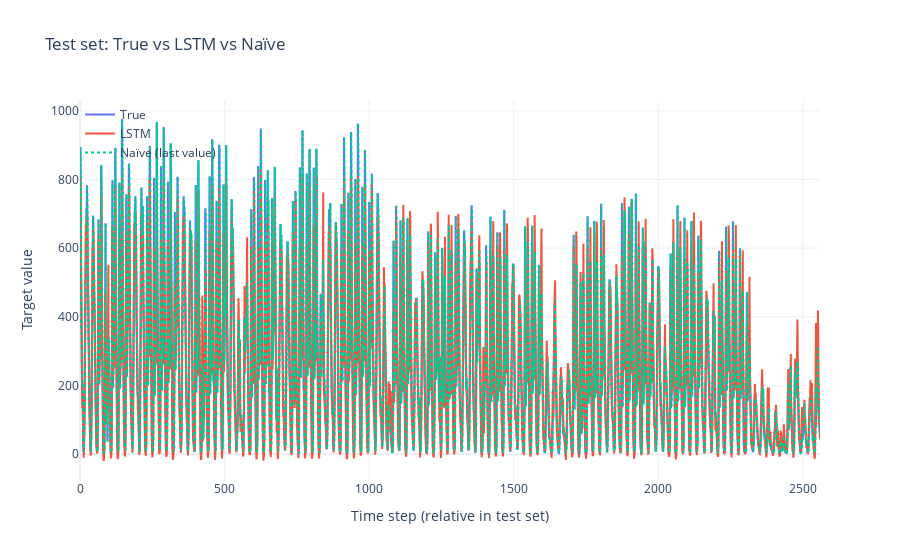

This figure's notebook cell:
### Code cell
# Prepare traces
trace_true = go.Scatter(
    y=ytrue_te,
    mode='lines',
    name='True'
)

trace_lstm = go.Scatter(
    y=yhat_te,
    mode='lines',
    name='LSTM'
)

trace_naive = go.Scatter(
    y=scaler_y.inverse_transform(X_te[:, -1, 0].reshape(-1,1)).ravel(),
    mode='lines',
    name='Naïve (last value)',
    line=dict(dash='dot')
)

# Build the figure
fig = go.Figure([trace_true, trace_lstm, trace_naive])
fig.update_layout(
    title="Test set: True vs LSTM vs Naïve",
    xaxis_title="Time step (relative in test set)",
    yaxis_title="Target value",
    template="plotly_white",
    legend=dict(x=0, y=1, bgcolor='rgba(0,0,0,0)')
)

fig.show()

### Figure 1 — Plotly figure (JSON) as saved in the notebook; plotly's stock layout.template omitted (floating-point values rounded to 4 significant figures; data arrays with more than 128 entries replaced by an {"elided": "..."} marker saying what was removed)
{"data": [{"mode": "lines", "name": "True", "type": "scatter", "y": {"elided": "2560 float values"}}, {"mode": "lines", "name": "LSTM", "type": "scatter", "y": {"elided": "2560 float values"}}, {"line": {"dash": "dot"}, "mode": "lines", "name": "Naïve (last value)", "type": "scatter", "y": {"elided": "2560 float values"}}], "layout": {"legend": {"bgcolor": "rgba(0,0,0,0)", "x": 0, "y": 1}, "title": {"text": "Test set: True vs LSTM vs Naïve"}, "xaxis": {"title": {"text": "Time step (relative in test set)"}}, "yaxis": {"title": {"text": "Target value"}}}}
